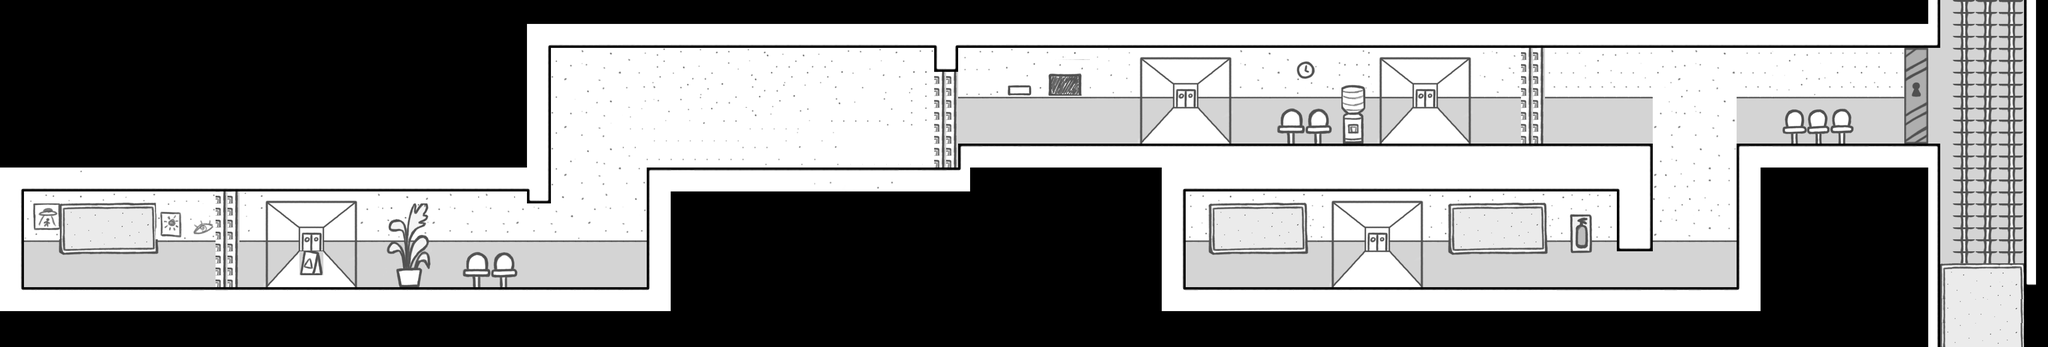

The image is a tile-based game level rendered from a .tmx file. Its description and source (layers, tilesets, objects; grid data summarised) follow:
An orthogonal 171x29 tile map with 32x32 px tiles, 22 tile layers (backgroundScenery, ground, backgroundScenery, ground, ...) and 26 objects (5x zoneRef, 4x wallSpawn, 4x 0, 3x 1, 2x healthSpawn, ...).

<map version="1.10" tiledversion="1.11.1" orientation="orthogonal" renderorder="right-down" width="171" height="29" tilewidth="32" tileheight="32" infinite="0" nextlayerid="108" nextobjectid="115">
 <editorsettings>
  <export target="level1.json" format="json" />
 </editorsettings>
 <tileset firstgid="1" name="MapTileset" tilewidth="32" tileheight="32" tilecount="6400" columns="80">
  <image source="../Map Tileset.png" width="2560" height="2560" />
 </tileset>
 <objectgroup id="102" name="endLevel">
  <object id="108" name="end" x="5208" y="58.6667" width="233.333" height="664" />
 </objectgroup>
 <group id="94" name="zone5">
  <layer id="95" name="backgroundScenery" width="171" height="29">
   <data>[4959 cells, 162 non-empty, 10 distinct tile ids]</data>
  </layer>
  <layer id="96" name="ground" width="171" height="29">
   <data>[4959 cells, 94 non-empty, 32 distinct tile ids]</data>
  </layer>
  <objectgroup id="100" name="refs">
   <properties>
    <property name="type" value="wall" />
   </properties>
   <object id="107" name="zoneRef" x="5469" y="81.754">
    <point />
   </object>
  </objectgroup>
  <group id="106" name="health">
   <objectgroup id="107" name="health1">
    <object id="113" name="healthSpawn" x="5190.67" y="280">
     <point />
    </object>
   </objectgroup>
  </group>
 </group>
 <group id="74" name="wall4">
  <layer id="75" name="backgroundScenery" width="171" height="29">
   <data>[4959 cells, 48 non-empty, 1 distinct tile ids]</data>
  </layer>
  <layer id="76" name="ground" width="171" height="29">
   <data>[4959 cells, 8 non-empty, 7 distinct tile ids]</data>
  </layer>
  <layer id="77" name="wall" width="171" height="29">
   <data>[4959 cells, 16 non-empty, 16 distinct tile ids]</data>
  </layer>
  <objectgroup id="78" name="wall">
   <properties>
    <property name="isDoor" type="bool" value="true" />
   </properties>
   <object id="75" name="wallSpawn" x="5060.61" y="14.97" width="104" height="468">
    <properties>
     <property name="zoneA" type="object" value="88" />
     <property name="zoneB" type="object" value="107" />
    </properties>
   </object>
  </objectgroup>
 </group>
 <group id="80" name="zone4">
  <layer id="81" name="backgroundScenery" width="171" height="29">
   <data>[4959 cells, 630 non-empty, 246 distinct tile ids]</data>
  </layer>
  <layer id="82" name="ground" width="171" height="29">
   <data>[4959 cells, 307 non-empty, 49 distinct tile ids]</data>
  </layer>
  <group id="86" name="enemies">
   <objectgroup id="87" name="enemy2">
    <properties>
     <property name="hasKey" type="bool" value="false" />
     <property name="type" value="Agent5G" />
    </properties>
    <object id="89" name="0" x="3342" y="613.92">
     <properties>
      <property name="Z" type="float" value="0" />
      <property name="next" type="object" value="90" />
     </properties>
     <point />
    </object>
   </objectgroup>
   <objectgroup id="88" name="enemy1">
    <properties>
     <property name="hasKey" type="bool" value="true" />
     <property name="type" value="Agent5G" />
    </properties>
    <object id="95" name="0" x="4162.71" y="621.92">
     <properties>
      <property name="Z" type="float" value="0" />
      <property name="next" type="object" value="96" />
     </properties>
     <point />
    </object>
    <object id="96" name="1" x="3682.7" y="657.72">
     <properties>
      <property name="Z" type="float" value="0" />
      <property name="next" type="object" value="97" />
     </properties>
     <point />
    </object>
    </objectgroup>
  </group>
  <objectgroup id="85" name="refs">
   <properties>
    <property name="type" value="wall" />
   </properties>
   <!-- 1 objects omitted --></objectgroup>
 </group>
 <group id="89" name="wall3">
  <layer id="90" name="backgroundScenery" width="171" height="29">
   <data>[4959 cells, 34 non-empty, 2 distinct tile ids]</data>
  </layer>
  <layer id="91" name="ground" width="171" height="29">
   <data>[4959 cells, 11 non-empty, 9 distinct tile ids]</data>
  </layer>
  <layer id="92" name="wall" width="171" height="29">
   <data>[4959 cells, 16 non-empty, 1 distinct tile ids]</data>
  </layer>
  <objectgroup id="93" name="wall">
   <properties>
    <property name="isDoor" type="bool" value="false" />
   </properties>
   <!-- 1 objects omitted --></objectgroup>
 </group>
 <group id="68" name="zone3">
  <layer id="69" name="backgroundScenery" width="171" height="29">
   <data>[4959 cells, 382 non-empty, 196 distinct tile ids]</data>
  </layer>
  <layer id="70" name="ground" width="171" height="29">
   <data>[4959 cells, 220 non-empty, 48 distinct tile ids]</data>
  </layer>
  <group id="71" name="enemies">
   <objectgroup id="55" name="enemy1">
    <properties>
     <property name="hasKey" type="bool" value="false" />
     <property name="type" value="Agent5G" />
    </properties>
    <!-- 6 objects omitted --></objectgroup>
  </group>
  <objectgroup id="103" name="refs">
   <properties>
    <property name="type" value="wall" />
   </properties>
   <!-- 1 objects omitted --></objectgroup>
 </group>
 <group id="14" name="wall2">
  <layer id="17" name="backgroundScenery" width="171" height="29">
   <data>[4959 cells, 34 non-empty, 2 distinct tile ids]</data>
  </layer>
  <layer id="16" name="ground" width="171" height="29">
   <data>[4959 cells, 12 non-empty, 11 distinct tile ids]</data>
  </layer>
  <layer id="43" name="wall" width="171" height="29">
   <data>[4959 cells, 18 non-empty, 2 distinct tile ids]</data>
  </layer>
  <objectgroup id="15" name="wall">
   <properties>
    <property name="isDoor" type="bool" value="false" />
   </properties>
   <!-- 1 objects omitted --></objectgroup>
 </group>
 <group id="6" name="zone2">
  <layer id="25" name="backgroundScenery" width="171" height="29">
   <data>[4959 cells, 650 non-empty, 181 distinct tile ids]</data>
  </layer>
  <layer id="24" name="ground" width="171" height="29">
   <data>[4959 cells, 278 non-empty, 49 distinct tile ids]</data>
  </layer>
  <group id="31" name="enemies">
   <objectgroup id="35" name="enemy1">
    <properties>
     <property name="hasKey" type="bool" value="false" />
     <property name="type" value="Agent5G" />
    </properties>
    <!-- 2 objects omitted --></objectgroup>
  </group>
  <objectgroup id="34" name="refs">
   <properties>
    <property name="type" value="wall" />
   </properties>
   <!-- 1 objects omitted --></objectgroup>
  <group id="104" name="health">
   <objectgroup id="105" name="health1">
    <!-- 1 objects omitted --></objectgroup>
  </group>
 </group>
 <group id="8" name="zone1">
  <properties>
   <property name="type" value="zone" />
  </properties>
  <layer id="13" name="backgroundScenery" width="171" height="29">
   <data>[4959 cells, 152 non-empty, 111 distinct tile ids]</data>
  </layer>
  <layer id="9" name="ground" width="171" height="29">
   <data>[4959 cells, 88 non-empty, 22 distinct tile ids]</data>
  </layer>
  <objectgroup id="11" name="refs">
   <properties>
    <property name="type" value="wall" />
   </properties>
   <!-- 1 objects omitted --></objectgroup>
 </group>
 <group id="63" name="wall1">
  <layer id="64" name="backgroundScenery" width="171" height="29">
   <data>[4959 cells, 16 non-empty, 1 distinct tile ids]</data>
  </layer>
  <layer id="65" name="ground" width="171" height="29">
   <data>[4959 cells, 8 non-empty, 8 distinct tile ids]</data>
  </layer>
  <layer id="66" name="wall" width="171" height="29">
   <data>[4959 cells, 16 non-empty, 1 distinct tile ids]</data>
  </layer>
  <objectgroup id="67" name="wall">
   <properties>
    <property name="isDoor" type="bool" value="false" />
   </properties>
   <!-- 1 objects omitted --></objectgroup>
 </group>
 <objectgroup id="21" name="player">
  <!-- 1 objects omitted --></objectgroup>
</map>
<!-- 19 of 26 objects omitted -->
